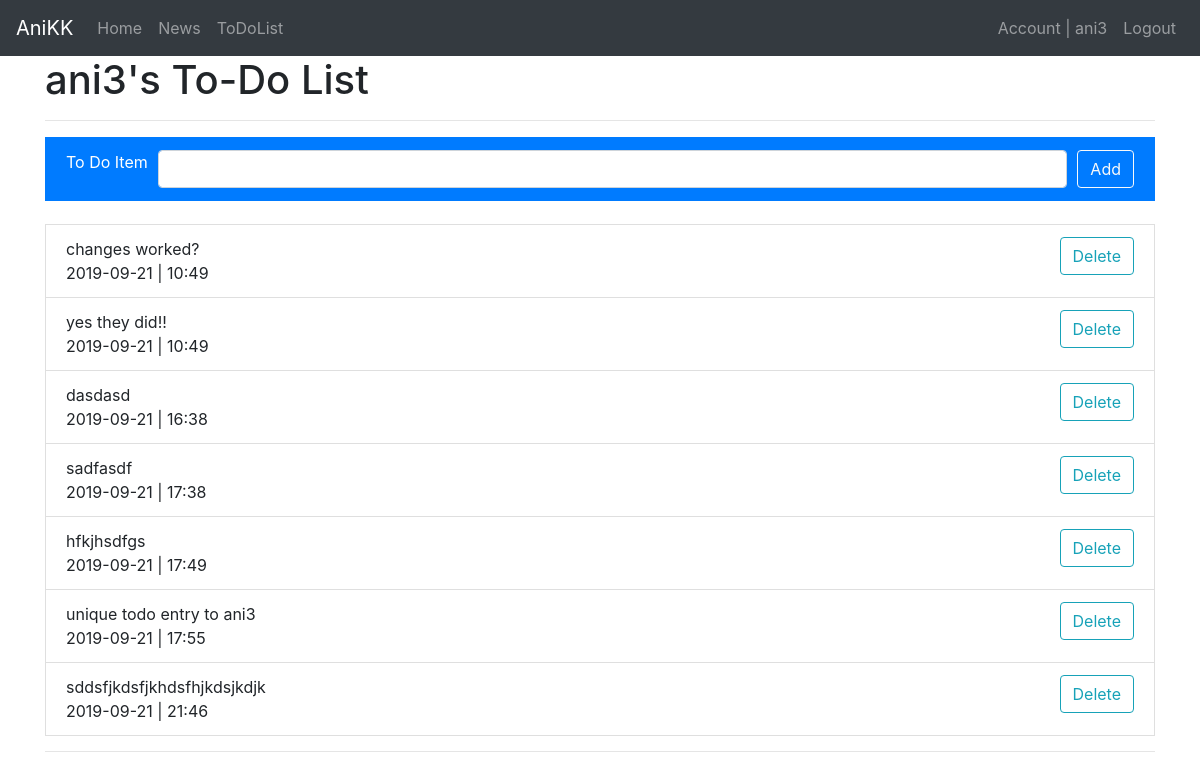
Screenshot of /todo (signed in) with the database file from the repository.
### app.py (models this page shows, shortened)
class User(dba.Model, UserMixin):
    id = dba.Column(dba.Integer, primary_key=True)
    username = dba.Column(dba.String(20), unique=True, nullable=False)
    password = dba.Column(dba.String(60), nullable=False)
    email = dba.Column(dba.String(120), nullable=True)
    things_to_do = dba.relationship('todolist', backref='owner', lazy=True)

class todolist(dba.Model):
    id = dba.Column(dba.Integer, primary_key=True)
    thingtodo = dba.Column(dba.String(50), nullable=False)
    created = dba.Column(dba.DateTime, nullable=False, default=datetime.now)
    user_id = dba.Column(dba.Integer, dba.ForeignKey('user.id'), nullable=False)

### app.py (the view)
@app.route('/todo', methods=['GET', 'POST'])
@login_required
def todo():
    form = AddToDoForm()
    if request.method == 'POST':
        new_todo = todolist(thingtodo=form.thingtodo.data, user_id=current_user.id)
        dba.session.add(new_todo)
        dba.session.commit()
        flash('To Do List updated!', 'success')
        return redirect(url_for('todo'))
    todo_list = current_user.things_to_do
    return render_template('todo.html',
                            title=current_user.username +"'s To-Do List",
                            todo_list=todo_list, form=form)

### app.py (shortened to what this page needs)
class AddToDoForm(FlaskForm):
    thingtodo = StringField('To Do Item',
                            validators=[DataRequired()])
    submit = SubmitField('Add')

### app.py (called while the page is built)
@login_manager.user_loader
def load_user(user_id):
    return User.query.get(int(user_id))

### templates/todo.html
{% extends 'base.html' %}
{% block content %}
<hr>
<div class="list-group-item active">
    <form action="" method="POST">
                <div class="form-row">
                    <div class="col-auto">
                        {{ form.thingtodo.label(class="form-control-label") }}
                    </div>
                    <div class="col">
                            {{ form.thingtodo(class="form-control") }}
                    </div>
                    <div class="col-auto">
                        {{ form.submit(class="btn btn-outline-light form-control") }}
                    </div>
                </div>
        </form>
</div>
<br>
{% if todo_list %}
        {% for i in todo_list %}
            <li class="clearfix list-group-item">
                <span class="float-left">
                    {{ i.thingtodo }}
                    <br>
                    {{ i.created.date() }} | {{ i.created.strftime("%H:%M") }}
                </span>
                <span class="float-right">
                    <a href="" class="btn btn-outline-info">Delete</a>
                </span>
            </li>
        {% endfor %}
    <hr>
{% else %}
    <div>There is nothing on your To Do List</div>
{% endif %}
{% endblock content %}

### templates/base.html (shortened to what this page needs)
<!DOCTYPE html>
<html lang="en">
<head>
    <link rel="stylesheet" href="https://stackpath.bootstrapcdn.com/bootstrap/4.3.1/css/bootstrap.min.css">
</head>
<body>
    <nav class="navbar navbar-expand navbar-dark bg-dark">
        <a class="navbar-brand" href="#">AniKK</a>
        <div class="collapse navbar-collapse" id="navbarNav">
                <div class="navbar-nav">
                  <a class="nav-item nav-link" href="{{url_for('index')}}">Home</a>
                  <a class="nav-item nav-link" href="{{url_for('getnews', in_type='all_articles')}}">News</a>
                  <a class="nav-item nav-link" href="{{url_for('todo')}}">ToDoList</a>
                </div>
              </div>
              <div class="navbar-nav">
                {% if current_user.is_authenticated %}
                    <a class="nav-item nav-link" href="{{url_for('account')}}">Account | {{ current_user.username }}</a>
                    <a class="nav-item nav-link" href="{{url_for('logout')}}">Logout</a>
                {% else %}
                    <a class="nav-item nav-link" href="{{url_for('login')}}">Login</a>
                    <a class="nav-item nav-link" href="{{url_for('register')}}">Register</a>
                {% endif %}
              </div>
    </nav>
    <div class="container ">
        {% if title %}
            <h1>{{ title }}</h1>
        {% endif %}
        {% block content %}{% endblock %}
    </div>
</body>
</html>

### rows the page displays
User: username "ani3"
todolist: thingtodo "changes worked?", created "2019-09-21", created "10:49"
todolist: thingtodo "yes they did!!", created "2019-09-21", created "10:49"
todolist: thingtodo "dasdasd", created "2019-09-21", created "16:38"
todolist: thingtodo "sadfasdf", created "2019-09-21", created "17:38"
todolist: thingtodo "hfkjhsdfgs", created "2019-09-21", created "17:49"
todolist: thingtodo "unique todo entry to ani3", created "2019-09-21", created "17:55"
todolist: thingtodo "sddsfjkdsfjkhdsfhjkdsjkdjk", created "2019-09-21", created "21:46"

### other values shown
{{ title }} "ani3's To-Do List"
